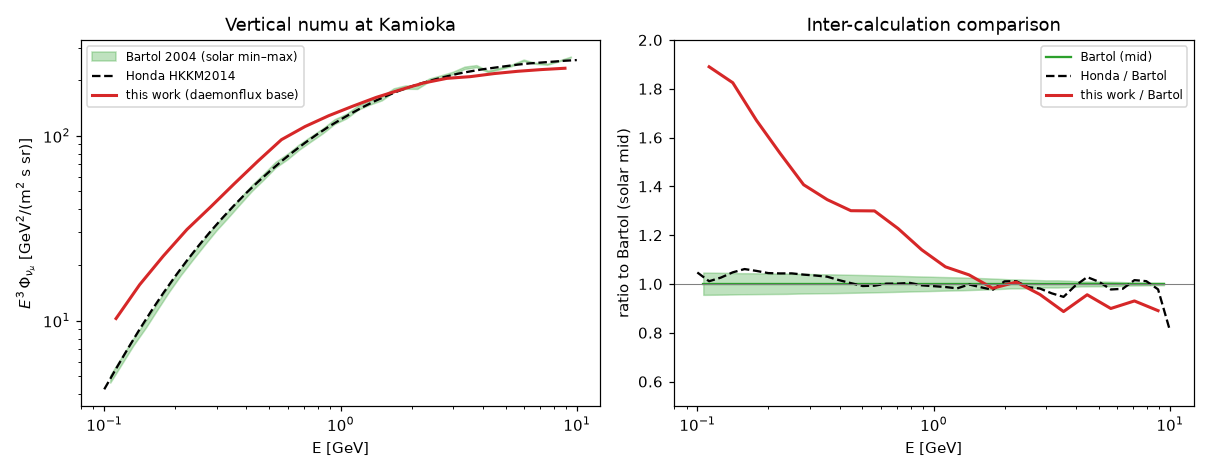

Reproduce this figure in Python.
"""Compare the directional engine to the Bartol (Barr et al. 2004) 3D flux tables.

Bartol/Oxford 3D atmospheric-neutrino fluxes (TARGET-2.1, ICRC01 primary, full 3D
with geomagnetic bending) at Kamioka, from astro-ph/0403630. The files give
dN/dlnE [/m^2/s/sr] on an (E, cos zenith) grid; we convert to dN/dE = (dN/dlnE)/E
and compare the vertical numu flux (and the flavour ratio) of this work and Honda
HKKM2014 against Bartol, over the overlap 0.1-10 GeV. Bartol solar-min and
solar-max bracket the solar cycle and are shown as a band.

This is a genuine inter-calculation comparison (different code, hadronic model,
primary flux, and 3D treatment), complementing the MCEq hadronic-model spread
(`hadronic_spread.py`). Run::

    python validate_bartol.py
"""

from __future__ import annotations

import glob
import os

import numpy as np

BDIR = "bartol/0403i"
SITE = "kam"
RC_KAMIOKA = 11.3  # GV, back-traced vertical cutoff


CACHE = "bartol_kam.npz"  # small committed cache of the Kamioka subset


def _parse_raw(species, phase="fmin", nbins="20"):
    pat = os.path.join(BDIR, f"{phase}{nbins}_*z.{SITE}_{species}")
    d = np.loadtxt(sorted(glob.glob(pat))[0], comments="#")
    E = np.unique(d[:, 0])
    cz = np.unique(d[:, 1])
    grid = np.full((len(cz), len(E)), np.nan)
    ei = {v: i for i, v in enumerate(E)}
    ci = {v: i for i, v in enumerate(cz)}
    for row in d:
        grid[ci[row[1]], ei[row[0]]] = row[2] / row[0]  # dN/dlnE -> dN/dE
    return E, cz, grid


def _build_cache():
    """Parse the raw Bartol 0403i Kamioka tables into a small npz (all species/phases)."""
    out = {}
    E = cz = None
    for sp in ("num", "nbm", "nue", "nbe"):
        for ph in ("fmin", "fmax"):
            E, cz, g = _parse_raw(sp, ph)
            out[f"{sp}_{ph}"] = g
    np.savez(CACHE, E=E, cz=cz, **out)
    return E, cz, out


def load_bartol(species, phase="fmin", nbins="20"):
    """Return (E[GeV], cosZ, dNdE[cosZ,E]); uses the committed npz cache if present."""
    if not os.path.exists(CACHE):
        _build_cache()
    d = np.load(CACHE)
    return d["E"], d["cz"], d[f"{species}_{phase}"]


def _at(y, x, X):
    return float(np.exp(np.interp(np.log(X), np.log(x), np.log(np.maximum(y, 1e-300)))))


def engine_vertical_numu():
    """This work (daemonflux base) vertical numu at Kamioka [/(m^2 s sr GeV)]."""
    from mceq3d_flux import MCEq3DFlux

    eng = MCEq3DFlux(base_model="daemonflux", daemonflux_location="kamioka")
    e = eng.e
    base = eng.base(np.array([0.95]))["total_numu"][0]
    rcg = np.linspace(0.1, 20.0, 24)
    G, rcg = eng.geomag_response(rcg)
    g = np.array(
        [np.interp(RC_KAMIOKA, rcg, G["total_numu"][:, k]) for k in range(len(e))]
    )
    return e, base * g


def main():
    EREPORT = (0.1, 0.2, 0.3, 0.5, 1.0, 2.0, 3.0, 5.0)

    # Bartol: vertical (cosZ 0.95) numu, solar min & max
    Eb, czb, gmin = load_bartol("num", "fmin")
    _, _, gmax = load_bartol("num", "fmax")
    iv = int(np.argmin(np.abs(czb - 0.95)))
    b_min, b_max = gmin[iv], gmax[iv]

    # Honda vertical numu
    h = dict(np.load("honda_kam.npz"))
    He, Hcz, nm = h["E"], h["czlo"], h["numu"]
    ihz = int(np.argmin(np.abs(Hcz - 0.9)))
    hv = nm[ihz].mean(0)

    # This work vertical numu
    e, mv = engine_vertical_numu()

    print("Vertical numu at Kamioka [/(m^2 s sr GeV)] -- this work vs Honda vs Bartol:")
    print(
        "  E[GeV]  this work   Honda   Bartol(max-min)   this/Bartol  Honda/Bartol"
    )
    for E in EREPORT:
        tw = _at(mv, e, E)
        ho = _at(hv, He, E)
        bmn = _at(b_min, Eb, E)
        bmx = _at(b_max, Eb, E)
        print(
            f"  {E:6.2f}  {tw:9.1f}  {ho:8.1f}   {bmx:6.1f}-{bmn:<6.1f}   "
            f"{tw / bmn:6.2f}          {ho / bmn:6.2f}"
        )

    import matplotlib

    matplotlib.use("Agg")
    import matplotlib.pyplot as plt

    fig, (axL, axR) = plt.subplots(1, 2, figsize=(11, 4.3))
    sb = (Eb >= 0.1) & (Eb <= 10)
    se = (e >= 0.1) & (e <= 10)
    sh = (He >= 0.1) & (He <= 10)
    axL.fill_between(
        Eb[sb],
        (b_max * Eb**3)[sb],
        (b_min * Eb**3)[sb],
        color="C2",
        alpha=0.3,
        label="Bartol 2004 (solar min–max)",
    )
    axL.loglog(He[sh], (hv * He**3)[sh], "k--", label="Honda HKKM2014")
    axL.loglog(e[se], (mv * e**3)[se], "C3-", lw=2, label="this work (daemonflux base)")
    axL.set_xlabel("E [GeV]")
    axL.set_ylabel(r"$E^3\,\Phi_{\nu_\mu}$ [GeV$^2$/(m$^2$ s sr)]")
    axL.set_title("Vertical numu at Kamioka")
    axL.legend(fontsize=8)

    bmid = np.sqrt(b_min * b_max)
    axR.semilogx(Eb[sb], np.ones(sb.sum()), "C2-", label="Bartol (mid)")
    axR.fill_between(
        Eb[sb], (b_max / bmid)[sb], (b_min / bmid)[sb], color="C2", alpha=0.3
    )
    axR.semilogx(
        He[sh],
        [_at(hv, He, x) / _at(bmid, Eb, x) for x in He[sh]],
        "k--",
        label="Honda / Bartol",
    )
    axR.semilogx(
        e[se],
        [_at(mv, e, x) / _at(bmid, Eb, x) for x in e[se]],
        "C3-",
        lw=2,
        label="this work / Bartol",
    )
    axR.axhline(1.0, color="0.5", lw=0.7)
    axR.set_xlabel("E [GeV]")
    axR.set_ylabel("ratio to Bartol (solar mid)")
    axR.set_title("Inter-calculation comparison")
    axR.set_ylim(0.5, 2.0)
    axR.legend(fontsize=8)
    fig.tight_layout()
    fig.savefig("validate_bartol.png", dpi=110)
    print("saved plot -> validate_bartol.png")


if __name__ == "__main__":
    main()
